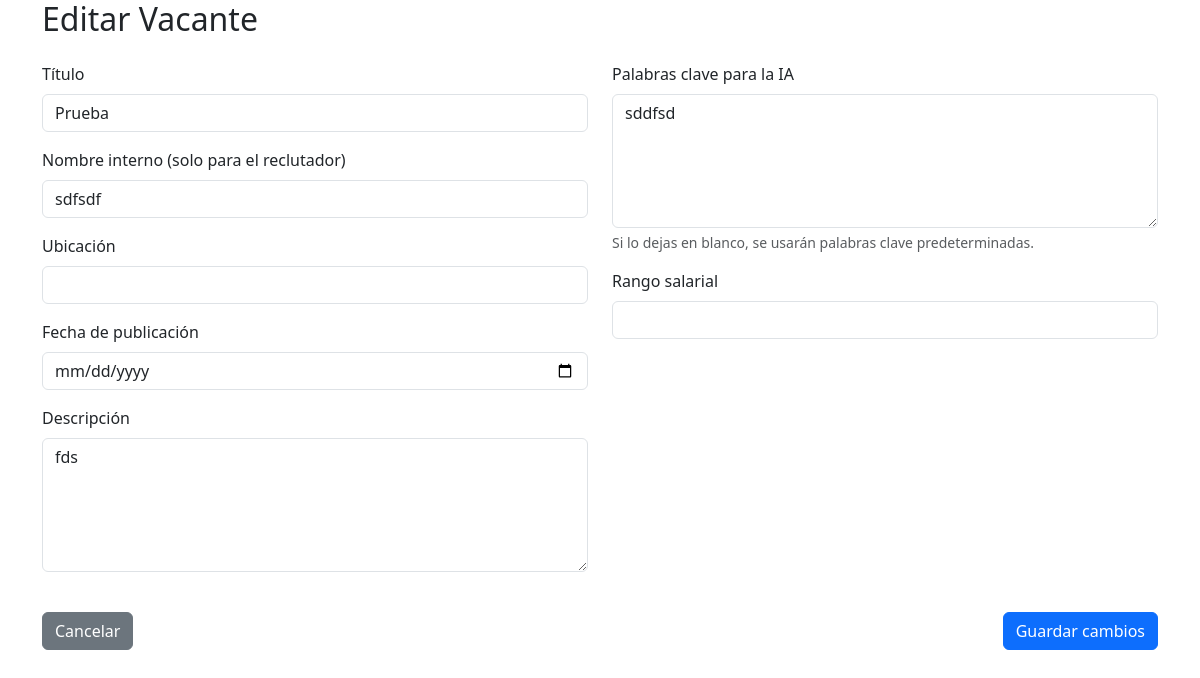
Screenshot of /vacante/12/editar/ with the database file from the repository.
### pages/models.py (models this page shows, shortened)
class Vacante(models.Model):
    titulo = models.CharField(max_length=200)
    nombre_interno = models.CharField(max_length=200, blank=True, null=True)
    descripcion = models.TextField()
    palabras_clave = models.CharField(max_length=300, blank=True, null=True)
    rango_salarial = models.CharField(max_length=100, blank=True, null=True)
    fecha_creacion = models.DateTimeField(auto_now_add=True)
    reclutador = models.ForeignKey(settings.AUTH_USER_MODEL, on_delete=models.CASCADE, related_name='vacantes_creadas', null=True, blank=True)  # 🆕 NUEVO CAMPO

### pages/views.py (the view, shortened to what this page needs)
# urls.py: path('vacante/<int:vacante_id>/editar/', views.editar_vacante, name='editar_vacante'),
def editar_vacante(request, vacante_id):
    vacante = get_object_or_404(Vacante, id=vacante_id)
    return render(request, "pages/editar_vacante.html", {"vacante": vacante})

### pages/templates/pages/editar_vacante.html (shortened to what this page needs)
{% extends "pages/base.html" %}
{% block content %}
<div class="container">
    <h2 class="mb-4">Editar Vacante</h2>
    <form method="POST">
        <div class="row">
            <div class="col-md-6">
                <div class="mb-3">
                    <label for="titulo" class="form-label">Título</label>
                    <input type="text" class="form-control" id="titulo" name="titulo" value="{{ vacante.titulo }}" required>
                </div>
                <div class="mb-3">
                    <label for="nombre_interno" class="form-label">Nombre interno (solo para el reclutador)</label>
                    <input type="text" class="form-control" id="nombre_interno" name="nombre_interno" value="{{ vacante.nombre_interno }}">
                </div>
                <div class="mb-3">
                    <label for="ubicacion" class="form-label">Ubicación</label>
                    <input type="text" class="form-control" id="ubicacion" name="ubicacion" value="{{ vacante.ubicacion }}">
                </div>
                <div class="mb-3">
                    <label for="fecha_publicacion" class="form-label">Fecha de publicación</label>
                    <input type="date" class="form-control" id="fecha_publicacion" name="fecha_publicacion" value="{{ vacante.fecha_publicacion|date:'Y-m-d' }}">
                </div>
                <div class="mb-3">
                    <label for="descripcion" class="form-label">Descripción</label>
                    <textarea class="form-control" id="descripcion" name="descripcion" rows="5" required>{{ vacante.descripcion }}</textarea>
                </div>
            </div>
            <div class="col-md-6">
                <div class="mb-3">
                    <label for="palabras_clave" class="form-label">Palabras clave para la IA</label>
                    <textarea class="form-control" id="palabras_clave" name="palabras_clave" rows="5" placeholder="Ej: Python, liderazgo, comunicación...">{{ vacante.palabras_clave }}</textarea>
                    <div class="form-text">Si lo dejas en blanco, se usarán palabras clave predeterminadas.</div>
                </div>
                <div class="mb-3">
                    <label for="rango_salarial" class="form-label">Rango salarial</label>
                    <input type="text" class="form-control" id="rango_salarial" name="rango_salarial" value="{{ vacante.rango_salarial }}">
                </div>
            </div>
        </div>
        <div class="mt-4 d-flex justify-content-between">
            <a href="{% url 'reclutador' %}" class="btn btn-secondary">Cancelar</a>
            <button type="submit" class="btn btn-primary">Guardar cambios</button>
        </div>
    </form>
</div>
{% endblock %}

### rows the page displays
Vacante: titulo "Prueba", nombre_interno "sdfsdf", descripcion "fds", palabras_clave "sddfsd"
